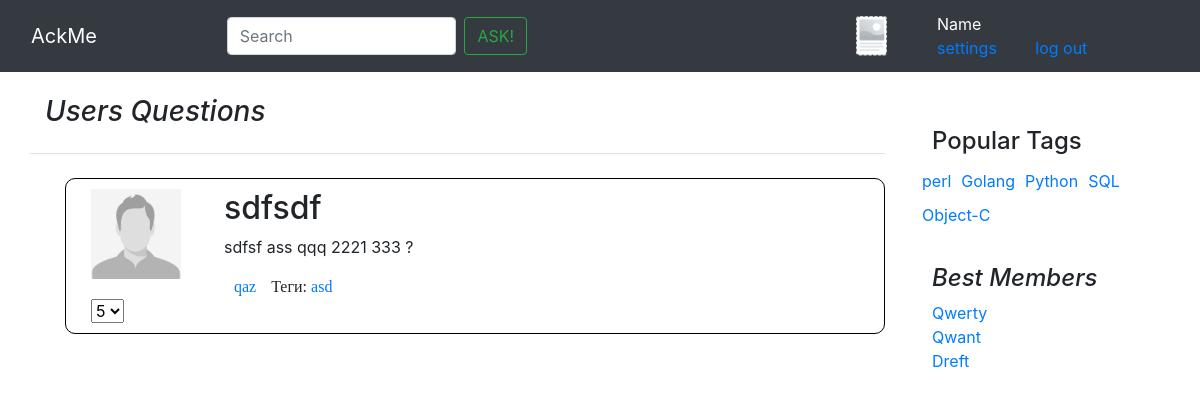
Page /user/questions/1/ on the committed database.
### questions/models.py (models this page shows, shortened)
class Question(models.Model):
    author = models.ForeignKey(CustomUser, verbose_name="Question's Owner", on_delete=models.CASCADE)
    title = models.CharField(max_length=50, verbose_name="Question's Header")
    text = models.TextField(verbose_name="Question's Content")
    date = models.DateTimeField(default=timezone.now, verbose_name="Question's Date")
    rating = models.IntegerField(default=0, null=False, verbose_name="Question's Rating")
    is_active = models.BooleanField(default=True, verbose_name="Question's Availability")
    tags = models.ManyToManyField(Tag, default=True, related_name='questions', verbose_name="Question's Tags")
    votes = GenericRelation(LikeDislike, related_query_name='questions')
    objects = QuestionManager()

class CustomUser(AbstractUser):
    upload = models.ImageField(default="default/default_avatar.png", upload_to="uploads/%Y/%m/%d/", verbose_name="User's Avatar")
    registration_date = models.DateTimeField(default=timezone.now, verbose_name="User's Registration Date")
    rating = models.IntegerField(default=0, verbose_name="User's Rating")
    objects = UserManager()
    def __str__(self):
        return self.username

class Tag(models.Model):
    name = models.CharField(max_length=20, default="404", verbose_name="Question's Tag")
    objects = TagManager()
    def __str__(self):
        return self.name

### questions/views.py (the view)
# urls.py: path('user/questions/<int:id>/', views.user_questions, name='user_questions'),
def user_questions(request, id):
	return render(request, "user_question.html", {
		"questions": paginate(request, objects_list = models.Question.objects.get_by_id(id)),
		})

### questions/manager.py (called while the page is built)
    def get_by_id(self, question_id):
        return self.all().filter(id=question_id)

### questions/views.py (called while the page is built)
def paginate(request, objects_list):
    paginator = Paginator(objects_list, 4)
    page = request.GET.get('page')
    try:
        objects = paginator.page(page)
    except PageNotAnInteger:
        objects = paginator.page(1)
    except EmptyPage:
        objects = paginator.page(paginator.num_pages)
    return objects

### questions/templates/user_question.html (shortened to what this page needs)
{% extends "tag_find.html" %}
{% block NamePage_title %}
    Users Questions
{% endblock NamePage_title %}
{% block userPost %}
    {% for obj in questions %}
        <div class="blog-post row Post">
          <div class="avatarka_in_post col-md-2 ">
            {% load static %}
            <a href="{% url 'user' id=obj.author.id %}">
            	<img src="{% static "/img/Empty2.jpg" %}" width="90" height="90">
            </a>
            <select name="likes" class="likes">
                                <option selected="">5</option>
            </select>
          </div>
        <div class="Context_Post col-md-9">
          <h2 class="blog-post-title">{{obj.title}}</h2>
          <p>{{obj.text}}</p>
          {% block BottomOnePost %}
            <div class="blog-post-meta row Post_title_bottom">
              <a href="{% url 'user' id=obj.author.id %}" class="">{{obj.author}}</a>
              <div class="col-9">
            	{% if obj.tags %}
            		<p>Теги:
                		{% for t in obj.tags.all %}
                			<a href="">
								{{t}}
                			</a>
                		{% endfor %}
                	</p>
            	{% endif %}
              </div>
            </div>
          {% endblock BottomOnePost %}
        </div>
      </div>
    {% endfor %}
{% endblock userPost %}

### questions/static/css/bender.css (style rules this page uses)
.likes { margin-top: 20px; }
.Post { border: 1px solid black; border-radius: 10px 10px 10px 10px; margin-left: 20px; padding:10px; margin-bottom: 10px; }
.Post_title_bottom { margin-left: 10px; font-family: "sans-serif"; }

### rows in the picture
Question: title "sdfsdf", text "sdfsf ass qqq 2221 333 ?", author "qaz"
Tag: name "asd"
